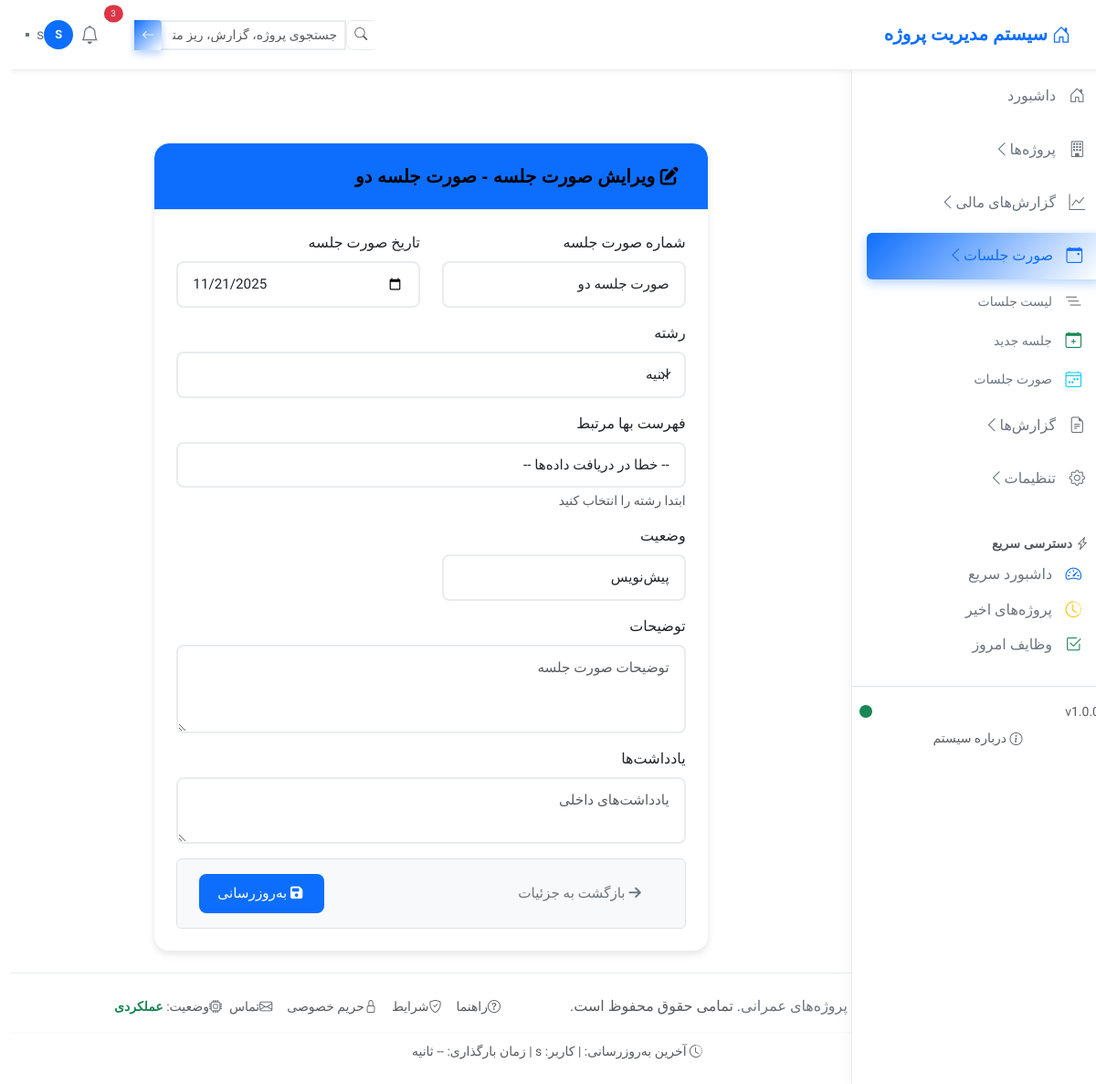
The page /sooratvaziat/projects/1/sessions/6/edit/ (signed in) on the database its author committed.
### sooratvaziat/models.py (models this page shows, shortened)
class MeasurementSession(models.Model):
    project = models.ForeignKey(
        Project,
        on_delete=models.CASCADE,
        related_name='measurement_sessions',
        verbose_name="پروژه مرتبط"
    )
    session_number = models.CharField(
        max_length=50,
        blank=True,
        null=True,
        help_text="شماره صورت‌جلسه (خودکار تولید می‌شود اگر خالی باشد)"
    )
    session_date = models.DateField(
        verbose_name="تاریخ صورت‌جلسه",
        help_text="تاریخ برگزاری صورت‌جلسه",
        null=True,
        blank=True
    )
    price_list = models.ForeignKey(
        'fehrestbaha.PriceList',
        on_delete=models.PROTECT,
        related_name='measurement_sessions',
        verbose_name="فهرست بها مرتبط",
        help_text="فهرست بهایی که این صورت جلسه بر اساس آن است"
    )
    description = models.TextField(
        blank=True,
        null=True,
        verbose_name="توضیحات",
        help_text="توضیحات اضافی صورت‌جلسه"
    )
    notes = models.TextField(
        blank=True,
        null=True,
        verbose_name="یادداشت‌ها",
        help_text="یادداشت‌های داخلی",
        default=''
    )
    items_count = models.PositiveIntegerField(
        default=0,
        verbose_name="تعداد آیتم‌ها",
        help_text="تعداد کل آیتم‌های این صورت‌جلسه"
    )
    status = models.CharField(
        max_length=20,
        choices=[
            ('draft', 'پیش‌نویس'),
            ('submitted', 'ارسال‌شده'),
            ('approved', 'تایید‌شده'),
            ('rejected', 'رد‌شده'),
        ],
        default='submitted',
        verbose_name="وضعیت"
    )
    is_active = models.BooleanField(
        default=True,
        verbose_name="فعال/غیرفعال",
        help_text="برای حذف نرم استفاده می‌شود"
    )
    created_at = models.DateTimeField(
        auto_now_add=True,
        verbose_name="زمان ایجاد"
    )
    updated_at = models.DateTimeField(
        auto_now=True,
        verbose_name="زمان آخرین ویرایش"
    )
    created_by = models.ForeignKey(
        User,
        on_delete=models.SET_NULL,
        null=True,
        blank=True,
        related_name='created_sessions',
        verbose_name="ایجادکننده"
    )
    modified_by = models.ForeignKey(
        User,
        on_delete=models.SET_NULL,
        null=True,
        blank=True,
        related_name='modified_sessions',
        verbose_name="ویرایش‌کننده"
    )
    history = HistoricalRecords()
    class Meta:
        verbose_name = "صورت جلسه"
        verbose_name_plural = "صورت جلسات"
        ordering = ['-session_date', '-created_at']
    @property
    def discipline_choice(self):
        return self.price_list.discipline_choice if self.price_list else None

### sooratvaziat/views.py (the view)
# urls.py: path('projects/<int:project_pk>/sessions/<int:pk>/edit/', views.session_edit, name='session_edit'),
@login_required
def session_edit(request, project_pk, pk):
    project = get_project_with_access(request.user, project_pk)
    session = get_object_or_404(
        MeasurementSession,
        pk=pk,
        project=project,
        is_active=True
    )
    if request.method == 'POST':
        print("=" * 50)
        print("📥 دریافت داده‌های فرم ویرایش صورت جلسه")
        print("POST data:", dict(request.POST))
        print("=" * 50)
        form = MeasurementSessionForm(request.POST, instance=session)
        if form.is_valid():
            try:
                with transaction.atomic():
                    session = form.save(commit=False)
                    session.modified_by = request.user
                    discipline_filter = form.cleaned_data.get('discipline_filter')
                    price_list = form.cleaned_data.get('price_list')
                    print("✅ فرم معتبر است")
                    print(f"   - رشته انتخاب شده: {discipline_filter}")
                    print(f"   - فهرست بها انتخاب شده: {price_list} (ID: {price_list.id if price_list else 'None'})")
                    print(f"   - شماره صورت جلسه: {form.cleaned_data.get('session_number')}")
                    print(f"   - وضعیت: {form.cleaned_data.get('status')}")
                    session.save()
                    print(f"✅ صورت جلسه با شماره {session.session_number} ویرایش شد")
                    print("=" * 50)
                    messages.success(request, 'صورت جلسه با موفقیت ویرایش شد')
                    return redirect('sooratvaziat:session_detail', project_pk=project.pk, pk=session.pk)
            except Exception as e:
                print(f"❌ خطا در ویرایش صورت جلسه: {e}")
                print("=" * 50)
                messages.error(request, f'خطا در ویرایش صورت جلسه: {str(e)}')
        else:
            print("❌ فرم نامعتبر است")
            print("خطاهای فرم:", form.errors)
            print("=" * 50)
            messages.error(request, 'لطفا خطاهای فرم را برطرف کنید')
    else:
        form = MeasurementSessionForm(instance=session)
        print(f"📝 فرم ویرایش برای صورت جلسه {session.session_number} بارگذاری شد")
    context = {
        'title': f'ویرایش صورت جلسه - {session.session_number}',
        'project': project,
        'session': session,
        'form': form,
    }
    return render(request, 'sooratvaziat/session_form.html', context)

### templates/sooratvaziat/session_form.html (shortened to what this page needs)
{% extends 'layout/project_base.html' %}
{% load humanize %}
{% block content %}
<div class="row justify-content-center">
    <div class="col-md-8">
        <div class="card">
            <div class="card-header bg-primary text-white">
                <h5 class="mb-0">
                    <i class="fas fa-edit me-2"></i>
                    {{ title }}
                </h5>
            </div>
            <div class="card-body">
                <form method="post" novalidate id="session-form">
                    <div class="row">
                        <div class="col-md-6">
                            <div class="mb-3">
                                <label for="{{ form.session_number.id_for_label }}" class="form-label">
                                    {{ form.session_number.label }}
                                </label>
                                {{ form.session_number }}
                            </div>
                        </div>
                        <div class="col-md-6">
                            <div class="mb-3">
                                <label for="{{ form.session_date.id_for_label }}" class="form-label">
                                    {{ form.session_date.label }}
                                </label>
                                {{ form.session_date }}
                            </div>
                        </div>
                    </div>
                    <div class="row">
                        <div class="col-md-12">
                            <div class="mb-3">
                                <label for="{{ form.discipline_filter.id_for_label }}" class="form-label">
                                    {{ form.discipline_filter.label }}
                                </label>
                                {{ form.discipline_filter }}
                            </div>
                        </div>
                    </div>
                    <div class="row">
                        <div class="col-md-12">
                            <div class="mb-3">
                                <label for="{{ form.price_list.id_for_label }}" class="form-label">
                                    {{ form.price_list.label }}
                                </label>
                                {{ form.price_list }}
                                <div class="form-text">ابتدا رشته را انتخاب کنید</div>
                            </div>
                        </div>
                    </div>
                    <div class="row">
                        <div class="col-md-6">
                            <div class="mb-3">
                                <label for="{{ form.status.id_for_label }}" class="form-label">
                                    {{ form.status.label }}
                                </label>
                                {{ form.status }}
                            </div>
                        </div>
                    </div>
                    <div class="mb-3">
                        <label for="{{ form.description.id_for_label }}" class="form-label">
                            {{ form.description.label }}
                        </label>
                        {{ form.description }}
                    </div>
                    <div class="mb-3">
                        <label for="{{ form.notes.id_for_label }}" class="form-label">
                            {{ form.notes.label }}
                        </label>
                        {{ form.notes }}
                    </div>
                    <div class="d-flex justify-content-between align-items-center py-3 px-4 bg-light rounded border">
                        {% if session %}
                            <a href="{% url 'sooratvaziat:session_detail' project.pk session.pk %}" class="btn btn-outline-secondary">
                                <i class="fas fa-arrow-right me-1"></i>
                                بازگشت به جزئیات
                            </a>
                        {% else %}
                            <a href="{% url 'sooratvaziat:session_list' project.pk %}" class="btn btn-outline-secondary">
                                <i class="fas fa-arrow-right me-1"></i>
                                بازگشت به لیست صورت جلسات
                            </a>
                        {% endif %}
                        <button type="submit" class="btn text-white" style="background-color: #0d6efd;">
                            <i class="fas fa-save me-1"></i>
                            {% if session %}به‌روزرسانی{% else %}ایجاد صورت جلسه{% endif %}
                        </button>
                    </div>
                </form>
            </div>
        </div>
    </div>
</div>
{% endblock %}

### templates/components/footer.html (shortened to what this page needs)
<footer class="footer no-print">
    <div class="container-fluid">
        <div class="row align-items-center">
            <div class="col-md-6">
                <div class="text-center text-md-start">
                    <span class="text-muted">
                        <a href="#" class="text-decoration-none">سیستم مدیریت پروژه‌های عمرانی</a>.
                        تمامی حقوق محفوظ است.
                    </span>
                </div>
            </div>
            <div class="col-md-6 mt-2 mt-md-0">
                <ul class="list-inline text-center text-md-end mb-0">
                    <li class="list-inline-item">
                        <a href="#" class="text-muted small text-decoration-none" data-bs-toggle="tooltip" title="راهنمای استفاده">
                            <i class="bi bi-question-circle me-1"></i>راهنما
                        </a>
                    </li>
                    <li class="list-inline-item">
                        <a href="#" class="text-muted small text-decoration-none" data-bs-toggle="tooltip" title="شرایط استفاده">
                            <i class="bi bi-shield-check me-1"></i>شرایط
                        </a>
                    </li>
                    <li class="list-inline-item">
                        <a href="#" class="text-muted small text-decoration-none" data-bs-toggle="tooltip" title="حریم خصوصی">
                            <i class="bi bi-lock me-1"></i>حریم خصوصی
                        </a>
                    </li>
                    <li class="list-inline-item">
                        <a href="#" class="text-muted small text-decoration-none" data-bs-toggle="tooltip" title="تماس با ما">
                            <i class="bi bi-envelope me-1"></i>تماس
                        </a>
                    </li>
                    <li class="list-inline-item">
                        <a href="#" class="text-muted small text-decoration-none" data-bs-toggle="tooltip" title="وضعیت سیستم">
                            <i class="bi bi-cpu me-1"></i>وضعیت:
                            <span class="text-success small fw-bold">عملکردی</span>
                        </a>
                    </li>
                </ul>
            </div>
        </div>
        <div class="row mt-3 pt-2 border-top border-light">
            <div class="col-12 text-center">
                <small class="text-muted">
                    <i class="bi bi-clock-history me-1"></i>
                    آخرین به‌روزرسانی: {{ "now"|date:"Y/m/d H:i" }}
                    {% if user.is_authenticated %}
                        | کاربر: {{ user.get_full_name|default:user.username }}
                    {% endif %}
                    |
                    <a href="#" class="text-muted" onclick="showPageLoadTime()">زمان بارگذاری: <span id="loadTime">--</span> ثانیه</a>
                </small>
            </div>
        </div>
    </div>
</footer>

### rows shown on the page
MeasurementSession: session_number "صورت جلسه دو", session_date "11/21/2025", price_list "-- خطا در دریافت داده‌ها --", status "پیش‌نویس"

### other values the page prints
{{ title }} "ویرایش صورت جلسه - صورت جلسه دو"
{{ version|default:"1.0.0" }} "1.0.0"
{{ user.get_full_name|default:user.username }} "s"
